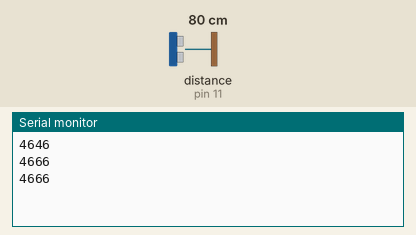
Bench run of a sketch on a simulated Arduino Uno, built with avr-gcc and run on an emulated ATmega328P. Shown: the last lines printed to the serial monitor. Wiring (inferred from the names in the program): ultrasonic range finder: trigger pin 12; echo pin 11. Inputs (shaded band) come from the test bench; at power-on: distance to the obstacle (sensor on pin 11) 80 cm. The echo pulse lasts 58.3 µs per cm.

Above: at 1.3 s.
1.4 s: distance to the obstacle (sensor on pin 11) set to 2 cm
At 1.9 s:
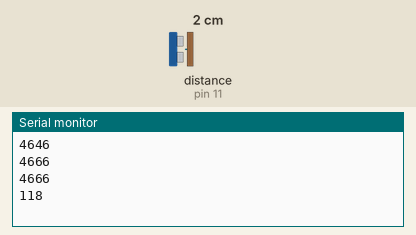
2.9 s: distance to the obstacle (sensor on pin 11) set to 4 cm
At 3.4 s:
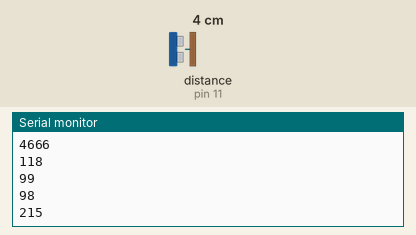
Timing chart, 0 to 5.9 s (numbered marks = the images above; inputs shaded):
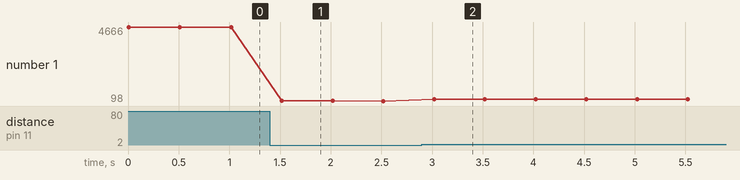

Measured:
- after the input at 1.4 s, the serial monitor: prints a new line after 0.12 s (image 1)
- after the input at 2.9 s, the serial monitor: prints a new line after 0.12 s (image 2)
- plotted number 1: 4666 → 98 after the input at 1.4 s, 98 → 215 after the input at 2.9 s

The sketch:

SonarToSerial.ino
```cpp
const int trigPin = 12;
const int echoPin = 11;
unsigned long duration;

void setup(){
  Serial.begin(9600);
  pinMode(trigPin, OUTPUT);
  pinMode(echoPin, INPUT);
  digitalWrite(trigPin, LOW);
  digitalWrite(echoPin, LOW);
}
void loop(){
  digitalWrite(trigPin, HIGH);
  delayMicroseconds(10);
  digitalWrite(trigPin, LOW);
  duration = pulseIn(echoPin, HIGH);
  Serial.println(duration);
  delay(500);
}
```
